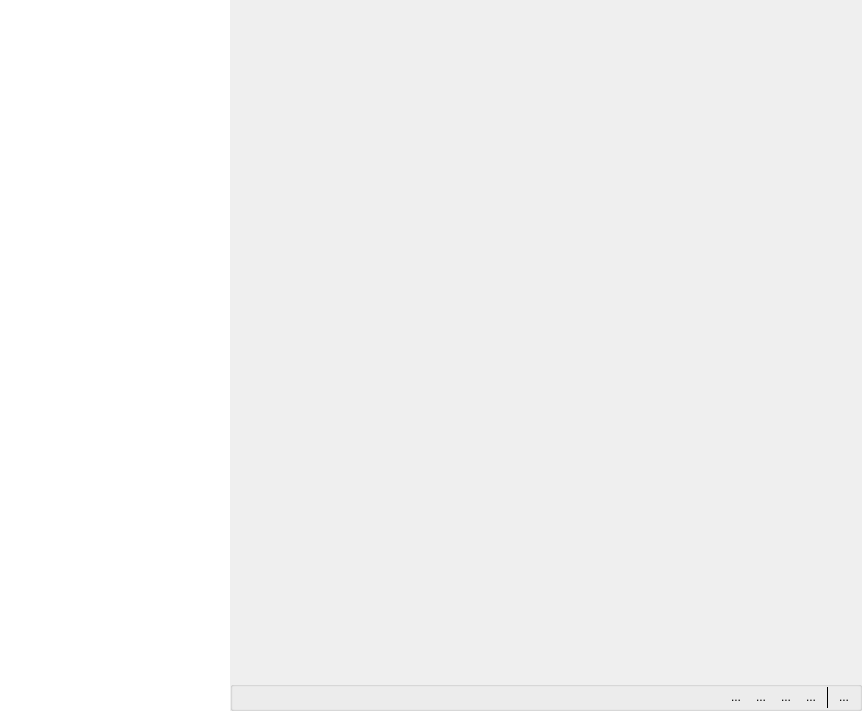
<?xml version="1.0" encoding="UTF-8"?>
<ui version="4.0">
 <class>PreviewFrame</class>
 <widget class="QWidget" name="PreviewFrame">
  <property name="geometry">
   <rect>
    <x>0</x>
    <y>0</y>
    <width>862</width>
    <height>711</height>
   </rect>
  </property>
  <property name="mouseTracking">
   <bool>true</bool>
  </property>
  <property name="tabletTracking">
   <bool>true</bool>
  </property>
  <property name="windowTitle">
   <string>Form</string>
  </property>
  <property name="styleSheet">
   <string notr="true">QToolButton:hover{
		background-color:#353637;
}
#groupBox{border-left:1px solid #1F1F1F;}
Line{
color:#1F1F1F;
}</string>
  </property>
  <layout class="QVBoxLayout" name="verticalLayout_2">
   <property name="spacing">
    <number>0</number>
   </property>
   <property name="leftMargin">
    <number>0</number>
   </property>
   <property name="topMargin">
    <number>0</number>
   </property>
   <property name="rightMargin">
    <number>0</number>
   </property>
   <property name="bottomMargin">
    <number>0</number>
   </property>
   <item>
    <layout class="QHBoxLayout" name="horizontalLayout">
     <property name="spacing">
      <number>0</number>
     </property>
     <item>
      <widget class="QTreeView" name="treeView">
       <property name="sizePolicy">
        <sizepolicy hsizetype="Minimum" vsizetype="Expanding">
         <horstretch>0</horstretch>
         <verstretch>0</verstretch>
        </sizepolicy>
       </property>
       <property name="minimumSize">
        <size>
         <width>180</width>
         <height>0</height>
        </size>
       </property>
       <property name="maximumSize">
        <size>
         <width>230</width>
         <height>16777215</height>
        </size>
       </property>
       <property name="contextMenuPolicy">
        <enum>Qt::CustomContextMenu</enum>
       </property>
       <property name="autoFillBackground">
        <bool>true</bool>
       </property>
       <property name="frameShape">
        <enum>QFrame::NoFrame</enum>
       </property>
       <property name="frameShadow">
        <enum>QFrame::Plain</enum>
       </property>
       <property name="dragEnabled">
        <bool>false</bool>
       </property>
       <property name="dragDropMode">
        <enum>QAbstractItemView::DragOnly</enum>
       </property>
       <property name="defaultDropAction">
        <enum>Qt::LinkAction</enum>
       </property>
      </widget>
     </item>
     <item>
      <layout class="QVBoxLayout" name="verticalLayout">
       <property name="spacing">
        <number>0</number>
       </property>
       <item>
        <widget class="VideoPanel" name="videoPanel" native="true">
         <property name="sizePolicy">
          <sizepolicy hsizetype="Expanding" vsizetype="Preferred">
           <horstretch>0</horstretch>
           <verstretch>0</verstretch>
          </sizepolicy>
         </property>
         <property name="focusPolicy">
          <enum>Qt::StrongFocus</enum>
         </property>
         <property name="contextMenuPolicy">
          <enum>Qt::CustomContextMenu</enum>
         </property>
         <property name="acceptDrops">
          <bool>true</bool>
         </property>
         <property name="autoFillBackground">
          <bool>false</bool>
         </property>
         <property name="styleSheet">
          <string notr="true"/>
         </property>
        </widget>
       </item>
       <item>
        <widget class="QGroupBox" name="groupBox">
         <property name="minimumSize">
          <size>
           <width>0</width>
           <height>30</height>
          </size>
         </property>
         <property name="maximumSize">
          <size>
           <width>16777215</width>
           <height>30</height>
          </size>
         </property>
         <property name="title">
          <string/>
         </property>
         <property name="flat">
          <bool>false</bool>
         </property>
         <layout class="QHBoxLayout" name="horizontalLayout_2">
          <property name="spacing">
           <number>5</number>
          </property>
          <property name="leftMargin">
           <number>0</number>
          </property>
          <property name="topMargin">
           <number>0</number>
          </property>
          <property name="rightMargin">
           <number>5</number>
          </property>
          <property name="bottomMargin">
           <number>0</number>
          </property>
          <item>
           <spacer name="horizontalSpacer">
            <property name="orientation">
             <enum>Qt::Horizontal</enum>
            </property>
            <property name="sizeHint" stdset="0">
             <size>
              <width>40</width>
              <height>20</height>
             </size>
            </property>
           </spacer>
          </item>
          <item>
           <widget class="QToolButton" name="tbOpenAll">
            <property name="minimumSize">
             <size>
              <width>20</width>
              <height>20</height>
             </size>
            </property>
            <property name="maximumSize">
             <size>
              <width>20</width>
              <height>20</height>
             </size>
            </property>
            <property name="focusPolicy">
             <enum>Qt::StrongFocus</enum>
            </property>
            <property name="toolTip">
             <string>打开所有</string>
            </property>
            <property name="text">
             <string>...</string>
            </property>
            <property name="icon">
             <iconset resource="qrc.qrc">
              <normaloff>:/images/openvideos.png</normaloff>:/images/openvideos.png</iconset>
            </property>
            <property name="autoRaise">
             <bool>true</bool>
            </property>
           </widget>
          </item>
          <item>
           <widget class="QToolButton" name="tbCloseAll">
            <property name="minimumSize">
             <size>
              <width>20</width>
              <height>20</height>
             </size>
            </property>
            <property name="maximumSize">
             <size>
              <width>20</width>
              <height>20</height>
             </size>
            </property>
            <property name="focusPolicy">
             <enum>Qt::StrongFocus</enum>
            </property>
            <property name="toolTip">
             <string>关闭所有</string>
            </property>
            <property name="text">
             <string>...</string>
            </property>
            <property name="icon">
             <iconset resource="qrc.qrc">
              <normaloff>:/images/closevideos.png</normaloff>:/images/closevideos.png</iconset>
            </property>
            <property name="autoRaise">
             <bool>true</bool>
            </property>
           </widget>
          </item>
          <item>
           <widget class="QToolButton" name="tbFullScreen">
            <property name="sizePolicy">
             <sizepolicy hsizetype="Fixed" vsizetype="Fixed">
              <horstretch>0</horstretch>
              <verstretch>0</verstretch>
             </sizepolicy>
            </property>
            <property name="minimumSize">
             <size>
              <width>20</width>
              <height>20</height>
             </size>
            </property>
            <property name="maximumSize">
             <size>
              <width>20</width>
              <height>20</height>
             </size>
            </property>
            <property name="focusPolicy">
             <enum>Qt::StrongFocus</enum>
            </property>
            <property name="toolTip">
             <string>全屏</string>
            </property>
            <property name="text">
             <string>...</string>
            </property>
            <property name="icon">
             <iconset resource="qrc.qrc">
              <normaloff>:/images/fullscreen.png</normaloff>:/images/fullscreen.png</iconset>
            </property>
            <property name="popupMode">
             <enum>QToolButton::DelayedPopup</enum>
            </property>
            <property name="autoRaise">
             <bool>true</bool>
            </property>
            <property name="arrowType">
             <enum>Qt::NoArrow</enum>
            </property>
           </widget>
          </item>
          <item>
           <widget class="QToolButton" name="tbCutWindow">
            <property name="minimumSize">
             <size>
              <width>20</width>
              <height>20</height>
             </size>
            </property>
            <property name="maximumSize">
             <size>
              <width>20</width>
              <height>20</height>
             </size>
            </property>
            <property name="focusPolicy">
             <enum>Qt::StrongFocus</enum>
            </property>
            <property name="toolTip">
             <string>显示窗体分割</string>
            </property>
            <property name="statusTip">
             <string/>
            </property>
            <property name="text">
             <string>...</string>
            </property>
            <property name="icon">
             <iconset resource="qrc.qrc">
              <normaloff>:/images/windowcut.png</normaloff>:/images/windowcut.png</iconset>
            </property>
            <property name="iconSize">
             <size>
              <width>20</width>
              <height>20</height>
             </size>
            </property>
            <property name="checkable">
             <bool>false</bool>
            </property>
            <property name="popupMode">
             <enum>QToolButton::DelayedPopup</enum>
            </property>
            <property name="toolButtonStyle">
             <enum>Qt::ToolButtonIconOnly</enum>
            </property>
            <property name="autoRaise">
             <bool>true</bool>
            </property>
            <property name="arrowType">
             <enum>Qt::NoArrow</enum>
            </property>
           </widget>
          </item>
          <item>
           <widget class="Line" name="line">
            <property name="frameShadow">
             <enum>QFrame::Plain</enum>
            </property>
            <property name="orientation">
             <enum>Qt::Vertical</enum>
            </property>
           </widget>
          </item>
          <item>
           <widget class="QToolButton" name="toolButton">
            <property name="minimumSize">
             <size>
              <width>20</width>
              <height>20</height>
             </size>
            </property>
            <property name="maximumSize">
             <size>
              <width>20</width>
              <height>20</height>
             </size>
            </property>
            <property name="focusPolicy">
             <enum>Qt::StrongFocus</enum>
            </property>
            <property name="text">
             <string>...</string>
            </property>
            <property name="icon">
             <iconset resource="qrc.qrc">
              <normaloff>:/images/setting1.png</normaloff>:/images/setting1.png</iconset>
            </property>
            <property name="autoRaise">
             <bool>true</bool>
            </property>
           </widget>
          </item>
         </layout>
        </widget>
       </item>
      </layout>
     </item>
    </layout>
   </item>
  </layout>
  <action name="actionAdd">
   <property name="icon">
    <iconset resource="qrc.qrc">
     <normaloff>:/images/add.png</normaloff>:/images/add.png</iconset>
   </property>
   <property name="text">
    <string>添加节点</string>
   </property>
  </action>
  <action name="actionDelete">
   <property name="icon">
    <iconset resource="qrc.qrc">
     <normaloff>:/images/delete.png</normaloff>:/images/delete.png</iconset>
   </property>
   <property name="text">
    <string>删除节点</string>
   </property>
  </action>
  <action name="actionPlay">
   <property name="icon">
    <iconset resource="qrc.qrc">
     <normaloff>:/images/play.png</normaloff>:/images/play.png</iconset>
   </property>
   <property name="text">
    <string>播放</string>
   </property>
  </action>
  <action name="actionStop">
   <property name="icon">
    <iconset resource="qrc.qrc">
     <normaloff>:/images/stop.png</normaloff>:/images/stop.png</iconset>
   </property>
   <property name="text">
    <string>停止</string>
   </property>
  </action>
  <action name="action_1">
   <property name="checkable">
    <bool>true</bool>
   </property>
   <property name="icon">
    <iconset resource="qrc.qrc">
     <normaloff>:/images/windowcut_1.png</normaloff>:/images/windowcut_1.png</iconset>
   </property>
   <property name="text">
    <string>界面1</string>
   </property>
  </action>
  <action name="action_4">
   <property name="checkable">
    <bool>true</bool>
   </property>
   <property name="icon">
    <iconset resource="qrc.qrc">
     <normaloff>:/images/windowcut_4.png</normaloff>:/images/windowcut_4.png</iconset>
   </property>
   <property name="text">
    <string>界面4</string>
   </property>
  </action>
  <action name="action_6">
   <property name="checkable">
    <bool>true</bool>
   </property>
   <property name="icon">
    <iconset resource="qrc.qrc">
     <normaloff>:/images/windowcut_6.png</normaloff>:/images/windowcut_6.png</iconset>
   </property>
   <property name="text">
    <string>界面6</string>
   </property>
  </action>
  <action name="action_9">
   <property name="checkable">
    <bool>true</bool>
   </property>
   <property name="icon">
    <iconset resource="qrc.qrc">
     <normaloff>:/images/windowcut_9.png</normaloff>:/images/windowcut_9.png</iconset>
   </property>
   <property name="text">
    <string>界面9</string>
   </property>
  </action>
 </widget>
 <customwidgets>
  <customwidget>
   <class>VideoPanel</class>
   <extends>QWidget</extends>
   <header location="global">videopanel.h</header>
   <container>1</container>
  </customwidget>
 </customwidgets>
 <resources>
  <include location="qrc.qrc"/>
 </resources>
 <connections/>
</ui>
